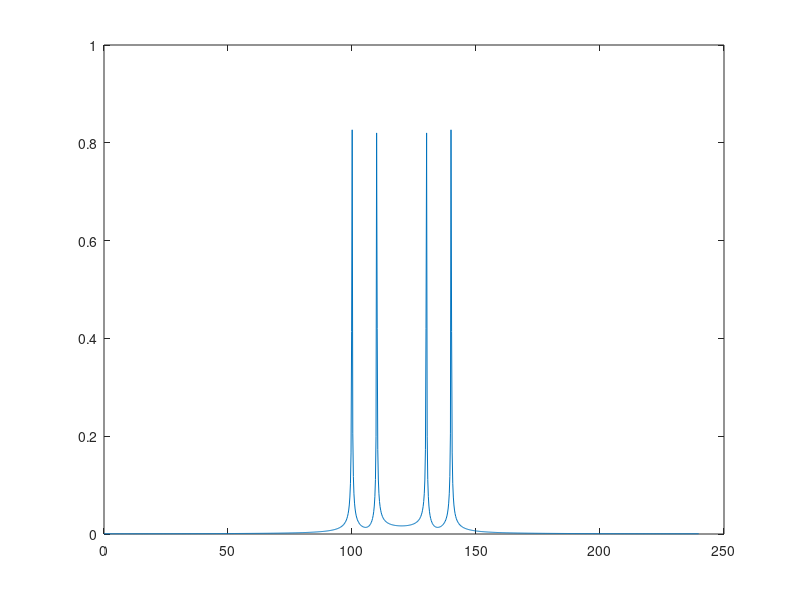
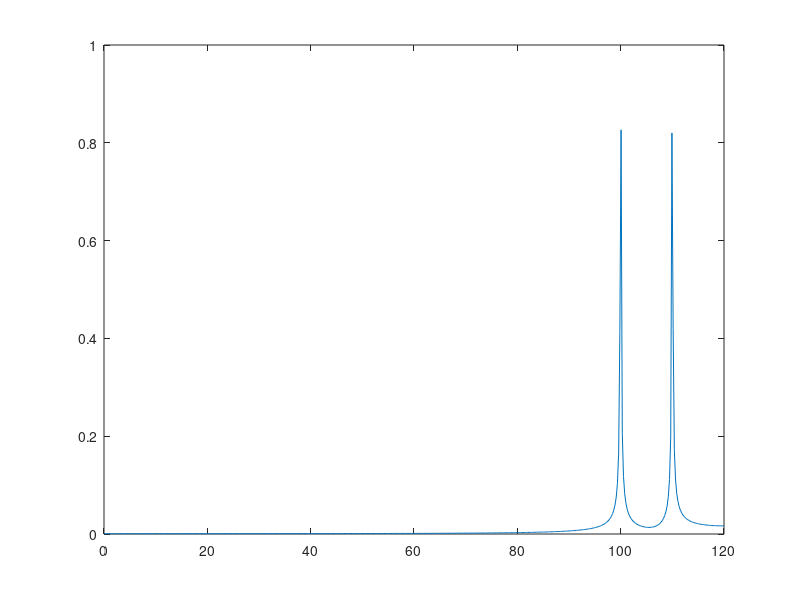

Source code (MATLAB) for these figures, in order:
clear
clc
close all
%% 非2的整数次幂
T = 1;
fs = 240;
fm1 = 100;
fm2 = 110;
fft_N = 400;
N = fft_N*2.56;

t = 0:1/fs:(N-1)/fs;
Len = length(t);
y = sin(2*pi*fm1*t)+sin(2*pi*fm2*t);

Y = abs(fft(y));
Y(1) = Y(1)/Len;
Y(2:Len) = 2*Y(2:Len)/Len;

f = (0:Len-1)*fs/Len;
figure;plot(f,Y)

%% 补零到2的整数次幂
n = 2^nextpow2(Len);
Y = abs(fft(y,n));
Y(1) = Y(1)/n;
Y(2:n) = 2*Y(2:n)/n;

f = (0:n-1)*fs/n;
figure;plot(f(1:n/2+1),Y(1:n/2+1))